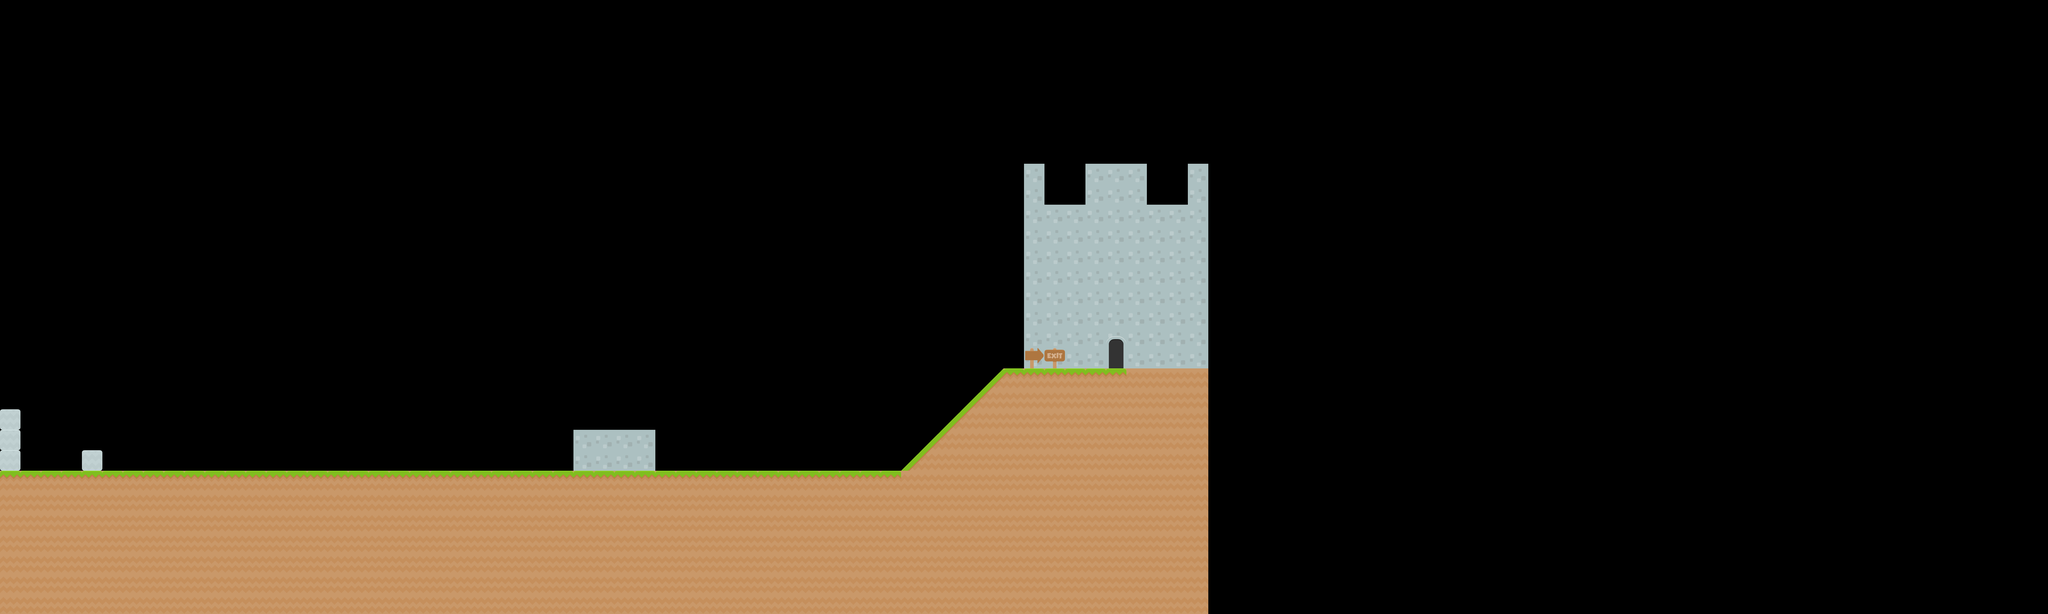

A level layout from a 2D game, rendered from its tile map. Below: a short description, then the map file with tile-grid data replaced by summaries:
An orthogonal 100x30 tile map with 70x70 px tiles, 2 tile layers (Background, Tile Layer 1), 1 hidden layer not drawn, 2 tilesets.

<map version="1.0" orientation="orthogonal" width="100" height="30" tilewidth="70" tileheight="70">
 <tileset firstgid="1" name="tiles_spritesheet" tilewidth="70" tileheight="70" spacing="2">
  <image source="tiles_spritesheet.png" width="914" height="936" />
 </tileset>
 <tileset firstgid="157" name="tileProp_solid" tilewidth="70" tileheight="70">
  <image source="tileProp_solid.png" width="140" height="140" />
  <tile id="0">
   <properties>
    <property name="collision" value="true" />
   </properties>
  </tile>
 </tileset>
 <layer name="Background" width="100" height="30">
  <data>[3000 cells, 132 non-empty, 2 distinct tile ids]</data>
 </layer>
 <layer name="Tile Layer 1" width="100" height="30">
  <data>[3000 cells, 494 non-empty, 10 distinct tile ids]</data>
 </layer>
 <layer name="Collision Layer" width="100" height="30" visible="0" opacity="0.48">
  <data>[3000 cells, 3000 non-empty, 2 distinct tile ids]</data>
 </layer>
</map>
